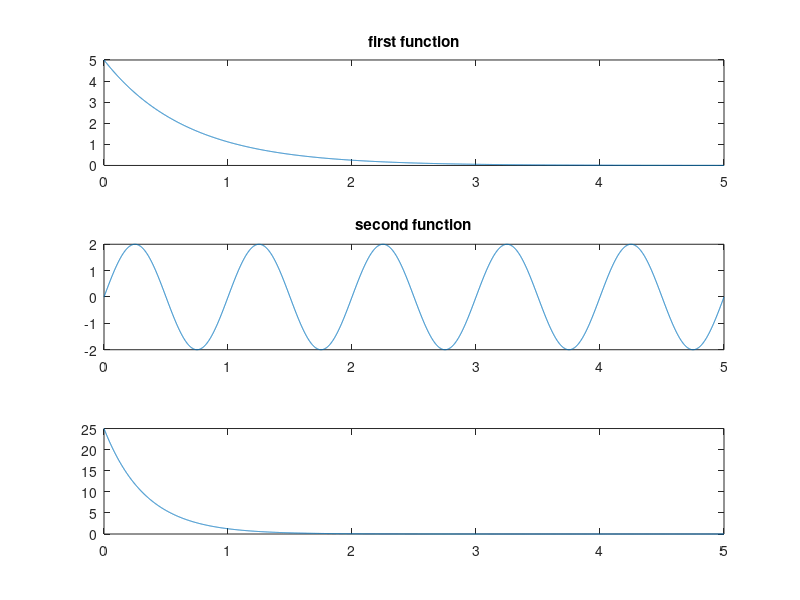

MATLAB code for this plot:
%multiplication_of-to-continous_time_signal
t=0:0.001:5;
a=1.5;
x1=5*exp(-a*t);
subplot(311);plot(t,x1);
title('first function');
x2=2*sin(2*pi*t);
subplot(312);plot(t,x2);
title('second function');
x3=x1.*x1;
subplot(313);plot(t,x3);
